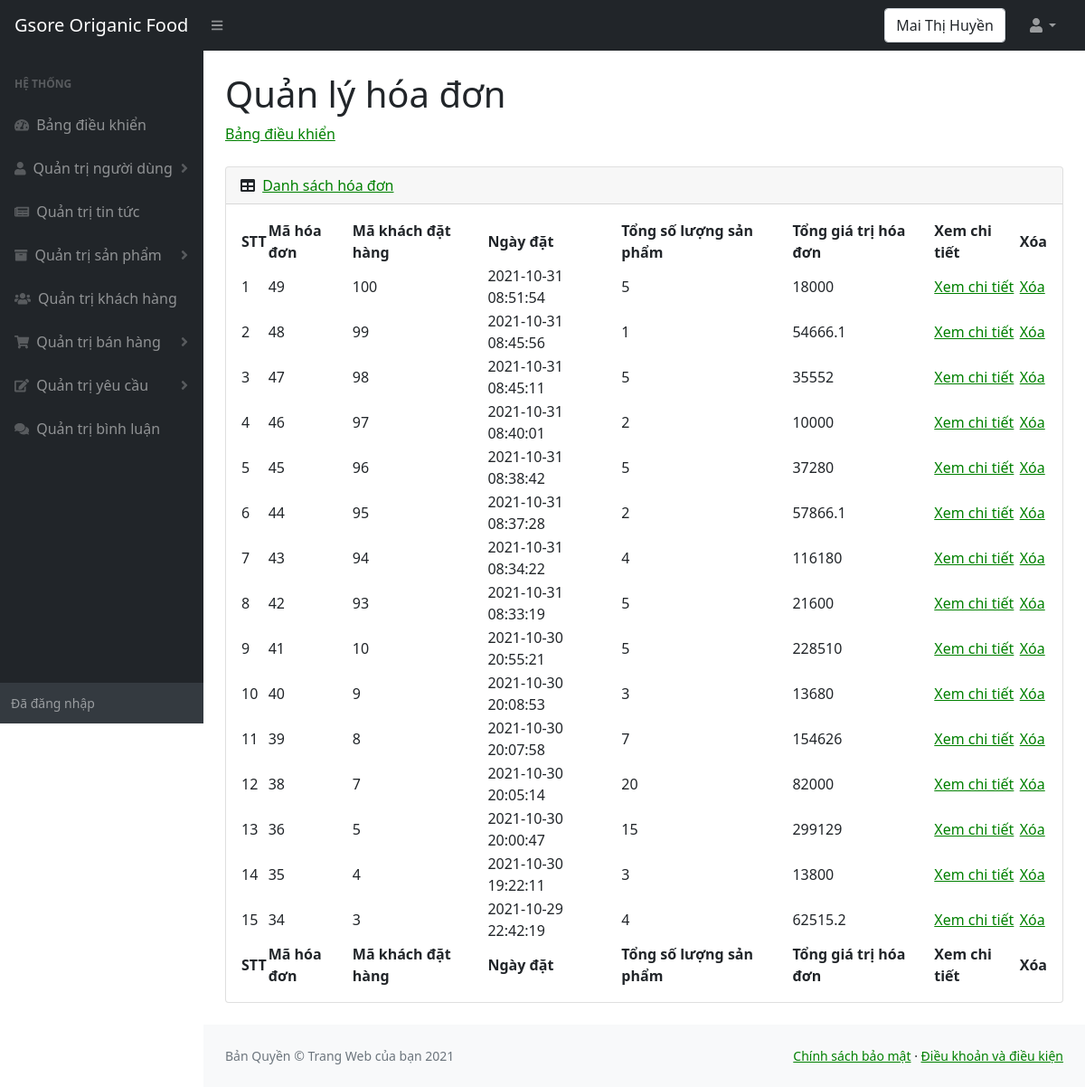
Page /admin/hoadon.php (signed in) on the committed database.
### tables this page shows
CREATE TABLE `hoadon` (
  `mahoadon` int(10) NOT NULL,
  `makhachdathang` int(10) NOT NULL,
  `ngaydat` datetime NOT NULL,
  `tongtien` float NOT NULL,
  `tongsoluong` int(11) NOT NULL,
  `trangthai` tinyint(1) NOT NULL
);

### admin/hoadon.php (the view, shortened to what this page needs)
<!DOCTYPE html>
<html lang="en">
    <head>
        <link href="https://cdn.jsdelivr.net/npm/simple-datatables@latest/dist/style.css" rel="stylesheet" />
        <link href="css/styles.css" rel="stylesheet" />
    </head>
    <body class="sb-nav-fixed">
        <nav class="sb-topnav navbar navbar-expand navbar-dark bg-dark">
            <a class="navbar-brand ps-3" href="../index.php">Gsore Origanic Food </a>
            <button class="btn btn-link btn-sm order-1 order-lg-0 me-4 me-lg-0" id="sidebarToggle" href="#!"><i class="fas fa-bars"></i></button>
            <form class="d-none d-md-inline-block form-inline ms-auto me-0 me-md-3 my-2 my-md-0">
                <div class="input-group">
                  <div class="form-control"><?php  echo $_SESSION['ten_nguoi_dung'];?>  </div>
                </div>
            </form>
            <ul class="navbar-nav ms-auto ms-md-0 me-3 me-lg-4">
                <li class="nav-item dropdown">
                    <a class="nav-link dropdown-toggle" id="navbarDropdown" href="#" role="button" data-bs-toggle="dropdown" aria-expanded="false"><i class="fas fa-user fa-fw"></i></a>
                </li>
            </ul>
        </nav>
        <div id="layoutSidenav">
        <div id="layoutSidenav_nav" >
                <nav class="sb-sidenav accordion sb-sidenav-dark" id="sidenavAccordion">
                    <div class="sb-sidenav-menu">
                        <div class="nav">
                            <div class="sb-sidenav-menu-heading">Hệ thống</div>
                            <a class="nav-link" href="index.php">
                                <div class="sb-nav-link-icon"><i class="fas fa-tachometer-alt"></i></div>
                                Bảng điều khiển
                            </a>
                            <a class="nav-link collapsed" href="nguoidung.php" data-bs-toggle="collapse" data-bs-target="#collapseOne" aria-expanded="false" aria-controls="collapseOne">
                                <div class="sb-nav-link-icon"><i class="fas fa-user"></i></div>
                                Quản trị người dùng
                                <div class="sb-sidenav-collapse-arrow"><i class="fas fa-angle-down"></i></div>
                            </a>
                            <a class="nav-link" href="tintuc.php">
                                <div class="sb-nav-link-icon"><i class="fas fa-newspaper"></i></div>
                                    Quản trị tin tức
                            </a>
                            <a class="nav-link collapsed" href="#" data-bs-toggle="collapse" data-bs-target="#collapseTwo" aria-expanded="false" aria-controls="collapseTwo">
                                <div class="sb-nav-link-icon"><i class="fas fa-archive"></i></div>
                                Quản trị sản phẩm
                                <div class="sb-sidenav-collapse-arrow"><i class="fas fa-angle-down"></i></div>
                            </a>
                            <a class="nav-link" href="khachhang.php">
                                <div class="sb-nav-link-icon"><i class="fas fa-users"></i></div>
                                Quản trị khách hàng
                            </a>
                            <a class="nav-link collapsed" href="#" data-bs-toggle="collapse" data-bs-target="#collapseThree" aria-expanded="false" aria-controls="collapseThree">
                                <div class="sb-nav-link-icon"><i class="fas fa-shopping-cart"></i></div>
                                Quản trị bán hàng
                                <div class="sb-sidenav-collapse-arrow"><i class="fas fa-angle-down"></i></div>
                            </a>
                            <a class="nav-link collapsed" href="#" data-bs-toggle="collapse" data-bs-target="#collapseFour" aria-expanded="false" aria-controls="collapseFour">
                                <div class="sb-nav-link-icon"><i class="fas fa-edit"></i></div>
                                Quản trị yêu cầu
                                <div class="sb-sidenav-collapse-arrow"><i class="fas fa-angle-down"></i></div>
                            </a>
                            <a class="nav-link" href="binhluan.php">
                                <div class="sb-nav-link-icon"><i class="fas fa-comments"></i></div>
                                Quản trị bình luận
                            </a>
                        </div>
                    </div>
                    <div class="sb-sidenav-footer">
                        <div class="small">Đã đăng nhập</div>
                    </div>
                </nav>
            </div>
            <div id="layoutSidenav_content">
                <main>
                    <div class="container-fluid px-4">
                        <h1 class="mt-4">Quản lý hóa đơn</h1>
                        <ol class="breadcrumb mb-4">
                            <li class="breadcrumb-item"><a href="index.php">Bảng điều khiển</a></li>
                        </ol>
                        <div class="card mb-4">
                            <div class="card-header">
                                <i class="fas fa-table me-1"></i>
                                <a href="hoadon.php">Danh sách hóa đơn</a>
                            </div>
                            <div class="card-body">
                                <table id="datatablesSimple">
                                    <thead>
                                        <tr>
                                            <th>STT</th>
                                            <th>Mã hóa đơn</th>
                                            <th>Mã khách đặt hàng</th>
                                            <th>Ngày đặt</th>
                                            <th>Tổng số lượng sản phẩm</th>
                                            <th>Tổng giá trị hóa đơn</th>
                                            <th>Xem chi tiết</th>
                                            <th>Xóa</th>
                                        </tr>
                                    </thead>
                                    <tfoot>
                                        <tr>
                                            <th>STT</th>
                                            <th>Mã hóa đơn</th>
                                            <th>Mã khách đặt hàng</th>
                                            <th>Ngày đặt</th>
                                            <th>Tổng số lượng sản phẩm</th>
                                            <th>Tổng giá trị hóa đơn</th>
                                            <th>Xem chi tiết</th>
                                            <th>Xóa</th>
                                        </tr>
                                    </tfoot>
                                    <tbody>
                                    <?php
                                        include("../config.php");
                                        $sql = "
                                                  SELECT *
                                                  FROM hoadon
                                                  ORDER BY mahoadon  DESC
                                        ";
                                        $hoa_don = mysqli_query($ket_noi, $sql);
                                        $i = 0;
                                        while ($row = mysqli_fetch_array($hoa_don)) {
                                            $i++;
                                    ;?>
                                        <tr>
                                            <td><?php echo $i;?></td>
                                            <td><?php echo $row["mahoadon"];?></td>
                                            <td><?php echo $row["makhachdathang"];?></td>
                                            <td><?php echo $row["ngaydat"];?></td>
                                            <td><?php echo $row["tongsoluong"];?></td>
                                            <td><?php echo $row["tongtien"];?></td>
                                            <td><a href="hoadonxemchitiet.php?id=<?php echo $row["mahoadon"];?>">Xem chi tiết</a></td>
                                            <td><a href="hoadonxoa.php?id=<?php echo $row["mahoadon"];?>">Xóa</a></td>
                                        </tr>
                                    <?php
                                        }
                                    ;?>
                                    </tbody>
                                </table>
                            </div>
                        </div>
                    </div>
                </main>
                <footer  class="py-4 bg-light mt-auto" >
                    <div class="container-fluid px-4">
                        <div class="d-flex align-items-center justify-content-between small">
                            <div class="text-muted">Bản Quyền &copy; Trang Web của bạn 2021</div>
                            <div>
                                <a href="chinhsachbaomat.php">Chính sách bảo mật</a>
                                &middot;
                                <a href="chinhsachbaomat.php">Điều khoản và điều kiện</a>
                            </div>
                        </div>
                    </div>
                </footer>
            </div>
        </div>
    </body>
</html>

### rows in the picture
hoadon: mahoadon "49", makhachdathang "100", ngaydat "2021-10-31 08:51:54", tongsoluong "5", tongtien "18000"
hoadon: mahoadon "48", makhachdathang "99", ngaydat "2021-10-31 08:45:56", tongsoluong "1", tongtien "54666.1"
hoadon: mahoadon "47", makhachdathang "98", ngaydat "2021-10-31 08:45:11", tongsoluong "5", tongtien "35552"
hoadon: mahoadon "46", makhachdathang "97", ngaydat "2021-10-31 08:40:01", tongsoluong "2", tongtien "10000"
hoadon: mahoadon "45", makhachdathang "96", ngaydat "2021-10-31 08:38:42", tongsoluong "5", tongtien "37280"
hoadon: mahoadon "44", makhachdathang "95", ngaydat "2021-10-31 08:37:28", tongsoluong "2", tongtien "57866.1"
hoadon: mahoadon "43", makhachdathang "94", ngaydat "2021-10-31 08:34:22", tongsoluong "4", tongtien "116180"
hoadon: mahoadon "42", makhachdathang "93", ngaydat "2021-10-31 08:33:19", tongsoluong "5", tongtien "21600"
hoadon: mahoadon "41", makhachdathang "10", ngaydat "2021-10-30 20:55:21", tongsoluong "5", tongtien "228510"
hoadon: mahoadon "40", makhachdathang "9", ngaydat "2021-10-30 20:08:53", tongsoluong "3", tongtien "13680"
hoadon: mahoadon "39", makhachdathang "8", ngaydat "2021-10-30 20:07:58", tongsoluong "7", tongtien "154626"
hoadon: mahoadon "38", makhachdathang "7", ngaydat "2021-10-30 20:05:14", tongsoluong "20", tongtien "82000"
hoadon: mahoadon "36", makhachdathang "5", ngaydat "2021-10-30 20:00:47", tongsoluong "15", tongtien "299129"
hoadon: mahoadon "35", makhachdathang "4", ngaydat "2021-10-30 19:22:11", tongsoluong "3", tongtien "13800"
hoadon: mahoadon "34", makhachdathang "3", ngaydat "2021-10-29 22:42:19", tongsoluong "4", tongtien "62515.2"

### other values in the picture
$_SESSION['ten_nguoi_dung'] "Mai Thị Huyền"
